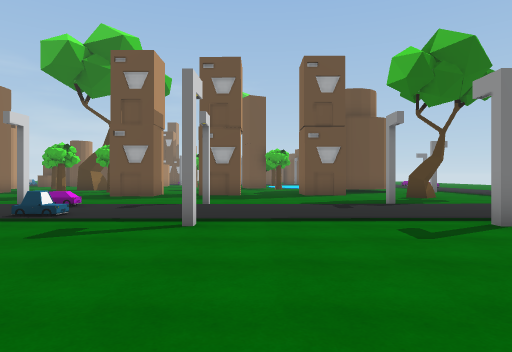
View 1 (above)

24 first-person views from a walk through a scene from a Unity 3-D project. The camera is 1.4 m above the floor, looks level and sees 75° across. The floor is counted in squares, 2 m on a side. Each view is taken from the middle of a square. On the plan, view 1 faces up. The plan holds only what a view shows up to about 10 squares ahead; the rest is blank. The place goes on beyond the plan. Some animated figures are left out.

View 2
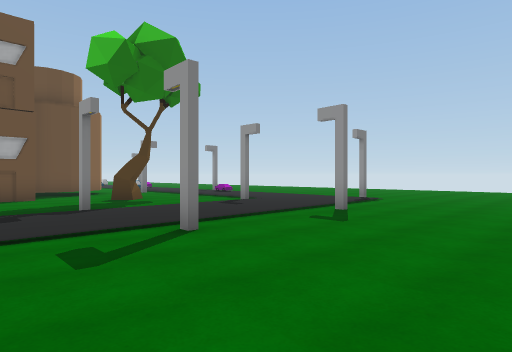

View 3
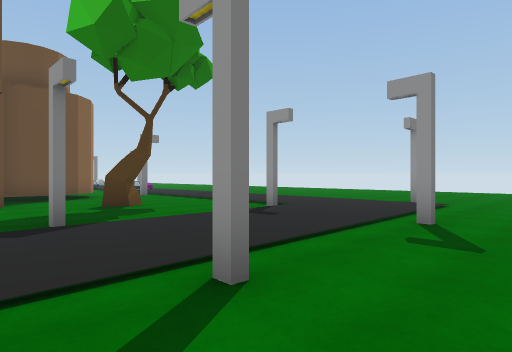

View 4
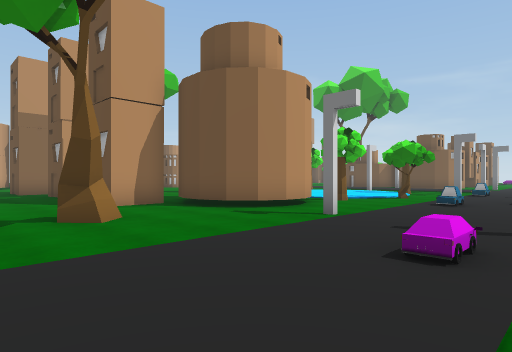

View 5
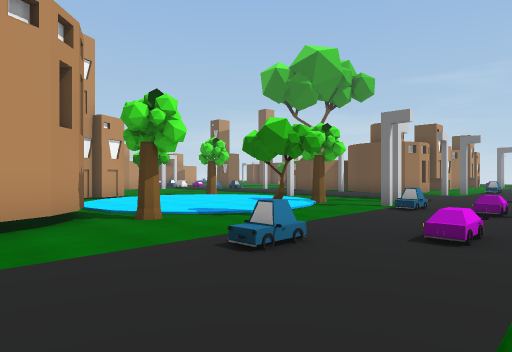

View 6
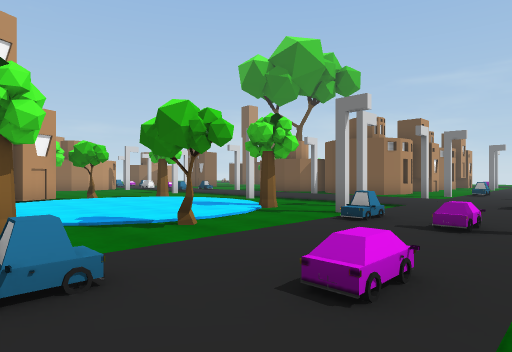

View 7
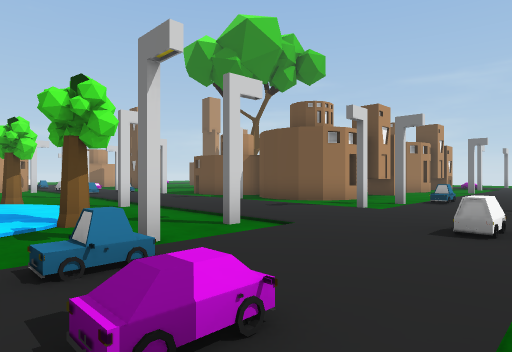

View 8
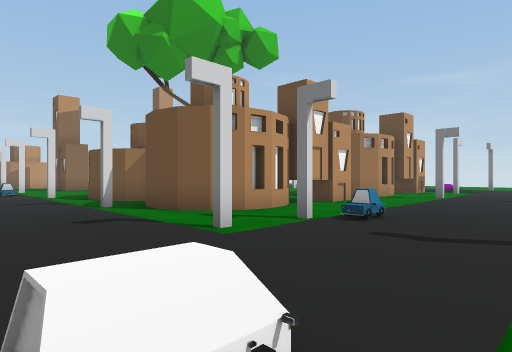

View 9
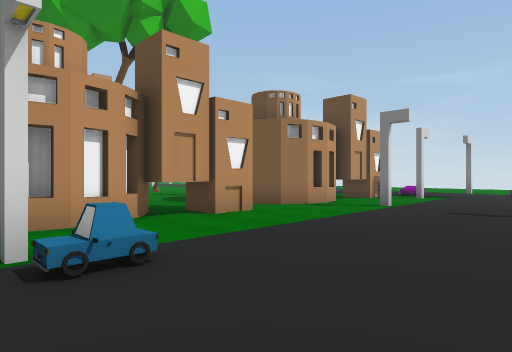

View 10
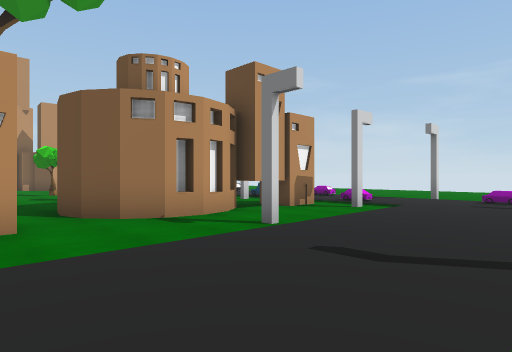

View 11
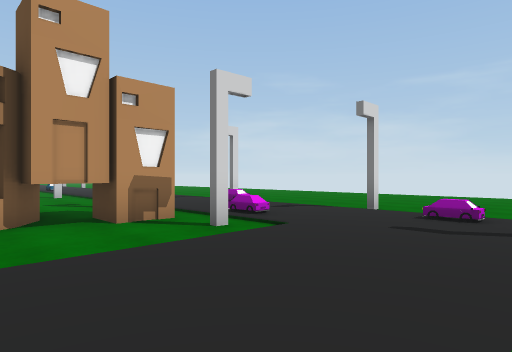

View 12
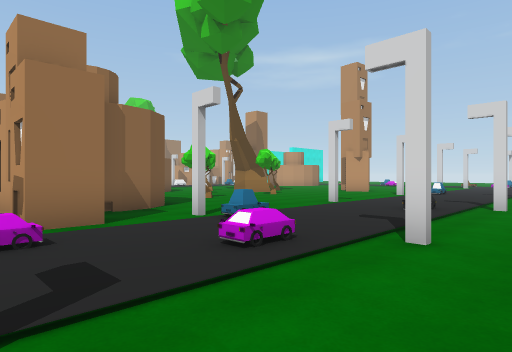

View 13
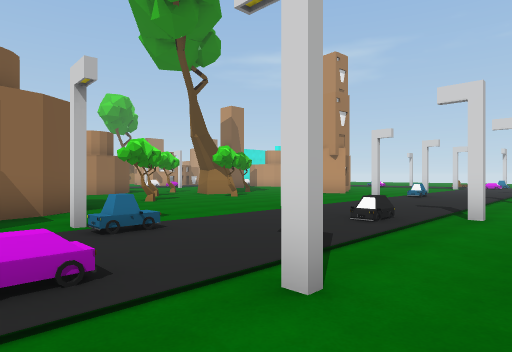

View 14
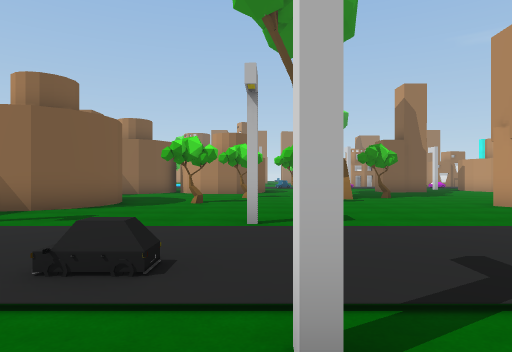

View 15
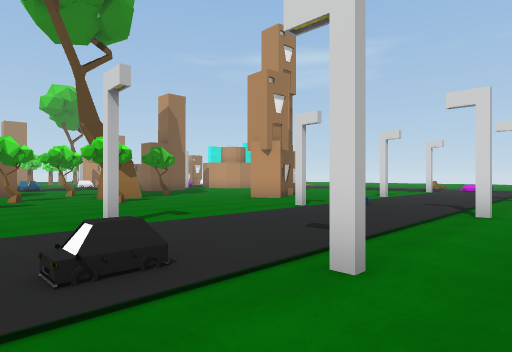

View 16
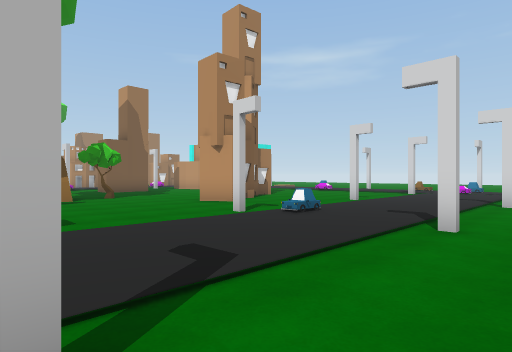

View 17
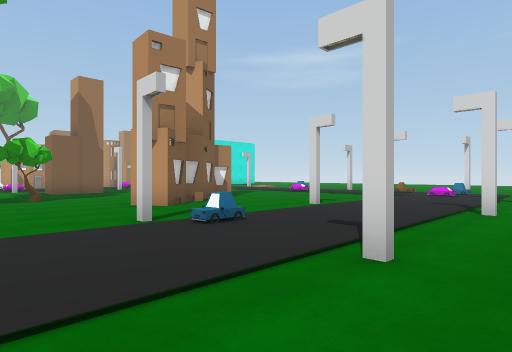

View 18
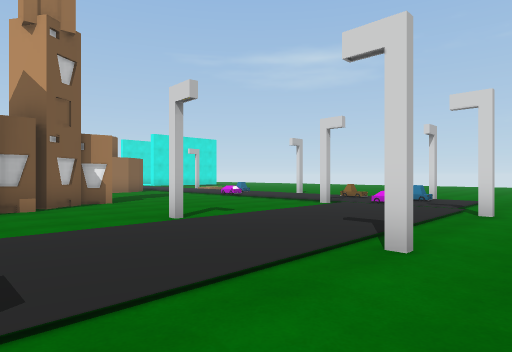

View 19
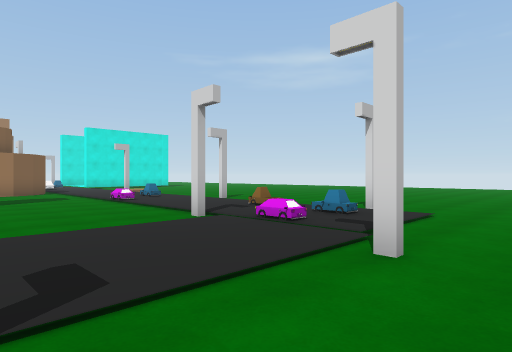

View 20
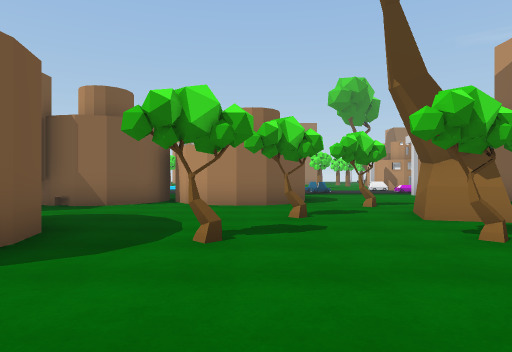

View 21
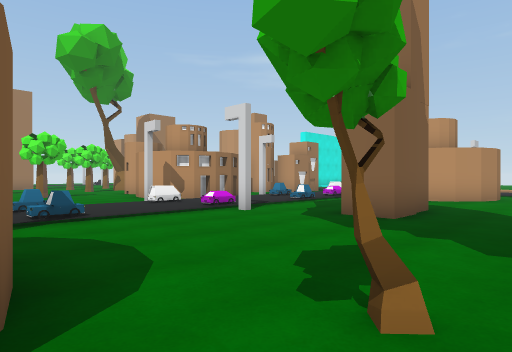

View 22
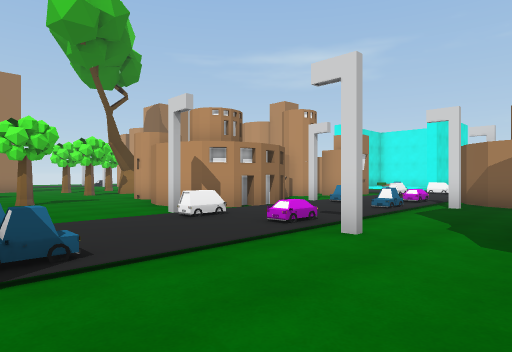

View 23
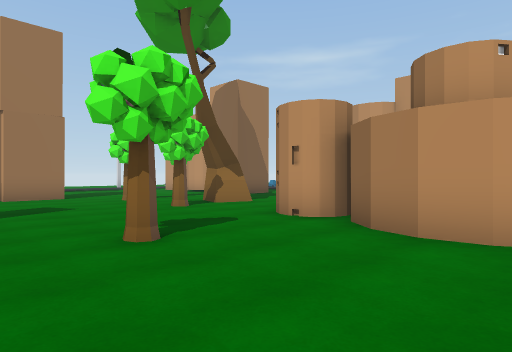

View 24
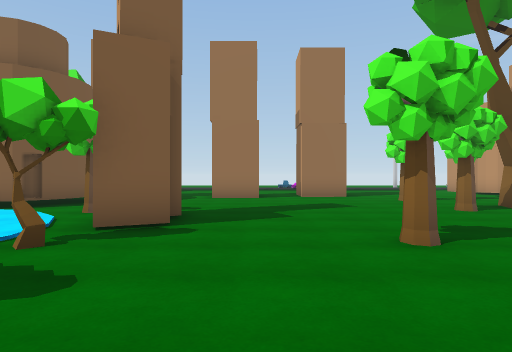

### Floor plan
Key: @ floor where view 1 was taken; # wall or solid block; . main floor; : floor 0.5 m higher than the main floor; / step, stairs or slope; = window, fence, low wall or low ledge; T tree; O other object.
Columns run from 22 left of view 1 to 11 right of it. Each row starts with its distance up from view 1.
 45        ........................
 44  .......#...#...#....#...#....#..
 43 ..........................//...//
 42 ....#.==.........................
 41  ...............=......../...=....
 40   ......#...#...#....#...#.###....
 39      ......................##.....
 38      ..........#.........####.....
 37      ........###.........#  #.#...
 36       ./....##.....O...O.####.....
 35        ....   ............##......
 34         ..      .O##.O............
 33                  ..........##.....
 32            ........O..##..###.....
 31          ##..........########.....
 30           ##..##.....# ######.#...
 29            #......... ##..##......
 28           ###...#.... ...#...#....
 27           .=#=..=..=/.............
 26            .=........  ........./.
 25             .....=..   .........=.
 24             ####..... ...#...#....
 23                ##......T..........
 22                #............T.#.:.
 21               ##......O...........
 20                #..T..........O....
 19               ........#........./.
 18              .........#.....T../..
 17              .#.T......T..##...=..
 16               ......... .####.....
 15               .........  # ##.....
 14               O T......  ###..#..
 13                  ..      #........
 12                  ##     ##......=.
 11                      ......#......
 10                  .................
  9                 ..................
  8                 #....#...#....#...
  7                  .=...............
  6                  .................
  5                   ...#...#...#....
  4                    ...............
  3                    ...............
  2                     ..............
  1                      .......
  0                       @

Positions as (right, up) in squares from view 1, and headings:
1: (0, 0), facing up
2: (1, 1), facing up-right
3: (2, 3), facing up-right
4: (11, 9), facing up-left
5: (11, 15), facing up-left
6: (11, 17), facing up-left
7: (11, 21), facing up-left
8: (11, 25), facing up-left
9: (11, 29), facing up-left
10: (11, 33), facing up-left
11: (11, 37), facing up-left
12: (7, 45), facing down-left
13: (5, 45), facing down-left
14: (-1, 45), facing down
15: (1, 45), facing down-left
16: (-1, 45), facing down-left
17: (-3, 45), facing down-left
18: (-7, 45), facing down-left
19: (-11, 45), facing down-left
20: (0, 40), facing down
21: (-1, 33), facing down-left
22: (-2, 30), facing down-left
23: (-2, 24), facing down-left
24: (-2, 24), facing down
